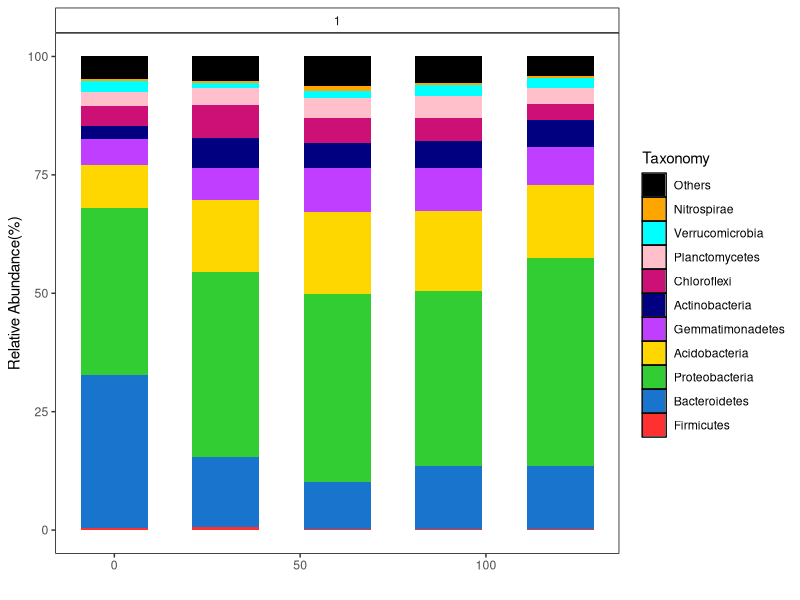

Generate this figure with R:
setwd('C:/Users/Administrator/Desktop')
library(ggplot2)
library(reshape)
dat <- read.csv('phylum top 10.csv')
group <- read.csv('group 1.csv')
dat$Taxonomy <- factor(dat$Taxonomy, levels = rev(dat$Taxonomy))
dat <- reshape::melt(dat, id = 'Taxonomy')
names(group)[1] <- 'variable'
dat <- merge(dat, group, by = 'variable')
color <- c("black","orange","cyan","pink","deeppink3","navy", "darkorchid1","gold", "limegreen", "dodgerblue3", "firebrick1",'#993399','#CC99FF','skyblue','#CC0000','#FF9999','#FF3300','#FFCC33','#006600','#33CC00',"#00B76D")
p<-ggplot(dat,aes(x=times,y=100*value,fill=Taxonomy))+
  geom_col(position="stack",width=18)+
  theme(panel.grid=element_blank(),panel.background=element_rect(fill='transparent', color='black'))+
  facet_wrap(~group, scales = 'free_x',  ncol = 4) +
  theme(strip.text=element_text(size=9), strip.background=element_rect(fill="white",color="black",linetype = 1))+
  scale_fill_manual(values = color) + 
  labs(x = '', y = 'Relative Abundance(%)')
p
